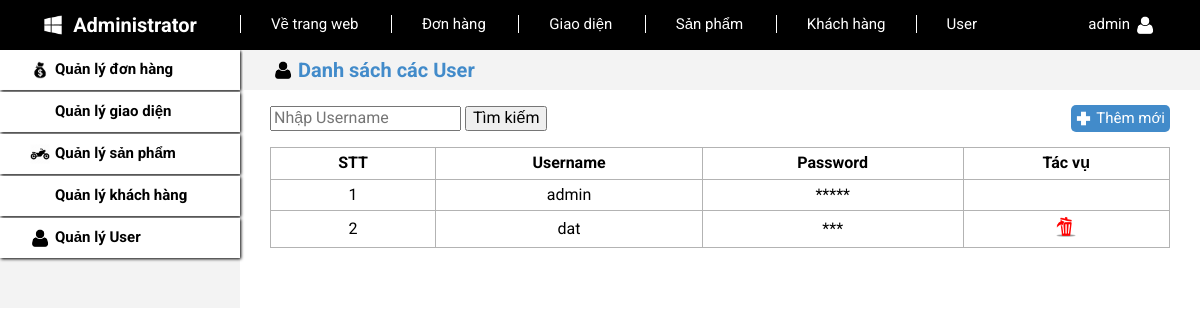
The page /Admin/user.php (signed in) on the database its author committed.
### tables this page shows
CREATE TABLE `user` (
  `Username` varchar(30) NOT NULL,
  `Password` varchar(30) NOT NULL
);

### Admin/user.php (the view, shortened to what this page needs)
<?php
    include ('../INCLUDE/connect.php');
    include ('../INCLUDE/admin.php');
    $user = $_SESSION['user'];
    if(isset($_POST['ok']))
    {
        $timkiem = $_POST['timkiem'];
        $sql = 'select * from user where Username like "%'.$timkiem.'%"';
    }
    else
        $sql = 'select * from user';
?>
<!DOCTYPE html>
<html lang="en">
<head>
    <link rel="stylesheet" href="../CSS/main.css">
    <link rel="stylesheet" href="../CSS/adindex.css">
</head>
<body>
    <?php
        echo $adheader;
        if($user == 'admin')
        {
            echo '<a href="user.php" class="admin-header-center-link">User</a>';
        }
        echo $adheader1.$user.$adheader2;
        echo $adbody;
        if($user == 'admin')
        {
        echo '<a href="user.php" class="body-left-group">
                <img src="../IMG/user.png" alt="" class="body-left-group-icon">
                <span class="body-left-group-title">Quản lý User</span>
            </a>';
        }
        echo $adbody1;
    ?>
        <div class="body-main">
        	<div class="body-main-header">
                <img src="../IMG/user.png" alt="" class="body-left-group-icon">
                <span class="body-main-header-title">Danh sách các User</span>
            </div>
            <div class="body-main-content">
                <div class="body-main-content-header">
                    <form action="" method="post">
                        <input type="text" name="timkiem" id="timkiem" placeholder="Nhập Username" value="<?php if(isset($timkiem)) echo $timkiem; ?>">
                        <input type="submit" name="ok" id="ok" value="Tìm kiếm" onclick="" />
                    </form>
                    <a href="user/add.php" class="add">
                        <img src="../IMG/add.png" alt="" class="add-img">
                        <span class="add-content">Thêm mới</span>
                    </a>
                </div>
                <table class="body-main-content-table">
                    <tr>
                        <th>STT</th>
                        <th>Username</th>
                        <th>Password</th>
                        <th>Tác vụ</th>
                    </tr>
                    <?php
                        $stt = 1;
                        $pass = '';
                        $rs = mysqli_query($con, $sql);
                        while ($r = mysqli_fetch_assoc($rs)){
                            $username = $r['Username'];
                            $password = $r['Password'];
                            for($i = 0; $i < strlen($password); $i++)
                                $pass .= '*';
                            if($username == 'admin'){
                                echo '<tr>
                                        <td>'.$stt.'</td>
                                        <td>'.$username.'</td>
                                        <td>'.$pass.'</td>
                                        <td></td>
                                    </tr>';
                            }
                            else
                            {
                                echo '<tr>
                                        <td>'.$stt.'</td>
                                        <td>'.$username.'</td>
                                        <td>'.$pass.'</td>
                                        <td>
                                            <a href="user/delete.php?id='.$username.'"><img src="../IMG/delete.png" alt="" class="table-img"></a>
                                        </td>
                                    </tr>';
                            }
                            $stt++;
                            $pass = '';
                        }
                    ?>
                </table>
            </div>
        </div>
    </div>
</body>
</html>

### CSS/main.css (style rules this page uses)
html { line-height:1.15;-webkit-text-size-adjust:100% }
body { margin:0 }
a { background-color:transparent }
img { border-style:none }
button,input,optgroup,select,textarea { font-family:inherit;font-size:100%;line-height:1.15;margin:0 }
button,input { overflow:visible }
[type=button],[type=reset],[type=submit],button { -webkit-appearance:button }
* { box-sizing: inherit; }
html { font-size: 62.5%; font-family: 'Roboto', sans-serif; box-sizing: border-box; background-color: black; }

### CSS/adindex.css (style rules this page uses)
html { background-color: white; }
html a { text-decoration: none; }
.admin-header-center-link { color: white; font-size: 1.5rem; padding: 0 30px; border-left: white solid 1px; }
.body-main { width: 80%; }
.body-left-group { display: flex; align-items: center; height: 40px; background-color: #ffffff; margin-bottom: 2px; box-shadow: black 1px 1px 3px; }
.body-left-group-icon { width: 20px; margin: 0 5px 0 30px }
.body-left-group-title { font-size: 1.5rem; color: black; font-weight: bold; }
.body-main { margin-top: 50px; margin-bottom: 30px; }
.body-main-header { height: 40px; display: flex; background-color: #F3F3F3; align-items: center; margin-left: 3px; }
.body-main-header-title { font-size: 2rem; font-weight: bold; color: #428BCA; }
.body-main-content { width: 100%; font-size: 1.6rem; }
.body-main-content-header { display: flex; justify-content: space-between; align-items: center; padding: 15px 30px; }
.add { background-color: #428BCA; display: flex; align-items: center; padding: 5px; border-radius: 5px; cursor: pointer; }
.add-img { width: 15px; margin-right: 5px; }
.add-content { color: white; font-size: 1.5rem; }
.body-main-content-table { border-collapse: collapse; width: calc(100% - 60px); margin: 0 30px 30px 30px; overflow-x:auto; }
.body-main-content-table td,th { padding: 0.6rem 2rem; border: 1px solid #b3b3b3; text-align: center; }
.table-img { width: 20px; margin: 0 5px 0 5px; }

### rows shown on the page
user: Username "admin", pass "*****"
user: Username "dat", pass "***"

### other values the page prints
$user "admin"
